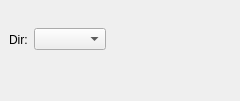
<ui version="4.0" >
 <class>ArgStartFocusINDI</class>
 <widget class="QWidget" name="ArgStartFocusINDI" >
  <property name="geometry" >
   <rect>
    <x>0</x>
    <y>0</y>
    <width>240</width>
    <height>101</height>
   </rect>
  </property>
  <layout class="QVBoxLayout" >
   <property name="spacing" >
    <number>6</number>
   </property>
   <property name="margin" >
    <number>9</number>
   </property>
   <item>
    <layout class="QHBoxLayout" >
     <property name="spacing" >
      <number>6</number>
     </property>
     <property name="margin" >
      <number>0</number>
     </property>
     <item>
      <widget class="QLabel" name="textLabel1_2" >
       <property name="text" >
        <string>Dir:</string>
       </property>
      </widget>
     </item>
     <item>
      <widget class="KComboBox" name="directionCombo" />
     </item>
     <item>
      <spacer>
       <property name="orientation" >
        <enum>Qt::Horizontal</enum>
       </property>
       <property name="sizeType" >
        <enum>QSizePolicy::Expanding</enum>
       </property>
       <property name="sizeHint" stdset="0" >
        <size>
         <width>56</width>
         <height>61</height>
        </size>
       </property>
      </spacer>
     </item>
    </layout>
   </item>
   <item>
    <spacer>
     <property name="orientation" >
      <enum>Qt::Vertical</enum>
     </property>
     <property name="sizeType" >
      <enum>QSizePolicy::Expanding</enum>
     </property>
     <property name="sizeHint" stdset="0" >
      <size>
       <width>220</width>
       <height>16</height>
      </size>
     </property>
    </spacer>
   </item>
  </layout>
 </widget>
 <layoutdefault spacing="6" margin="11" />
  <customwidgets>
  <customwidget>
   <class>KComboBox</class>
   <extends>QComboBox</extends>
   <header>kcombobox.h</header>
  </customwidget>
 </customwidgets>
 <resources/>
 <connections/>
</ui>
